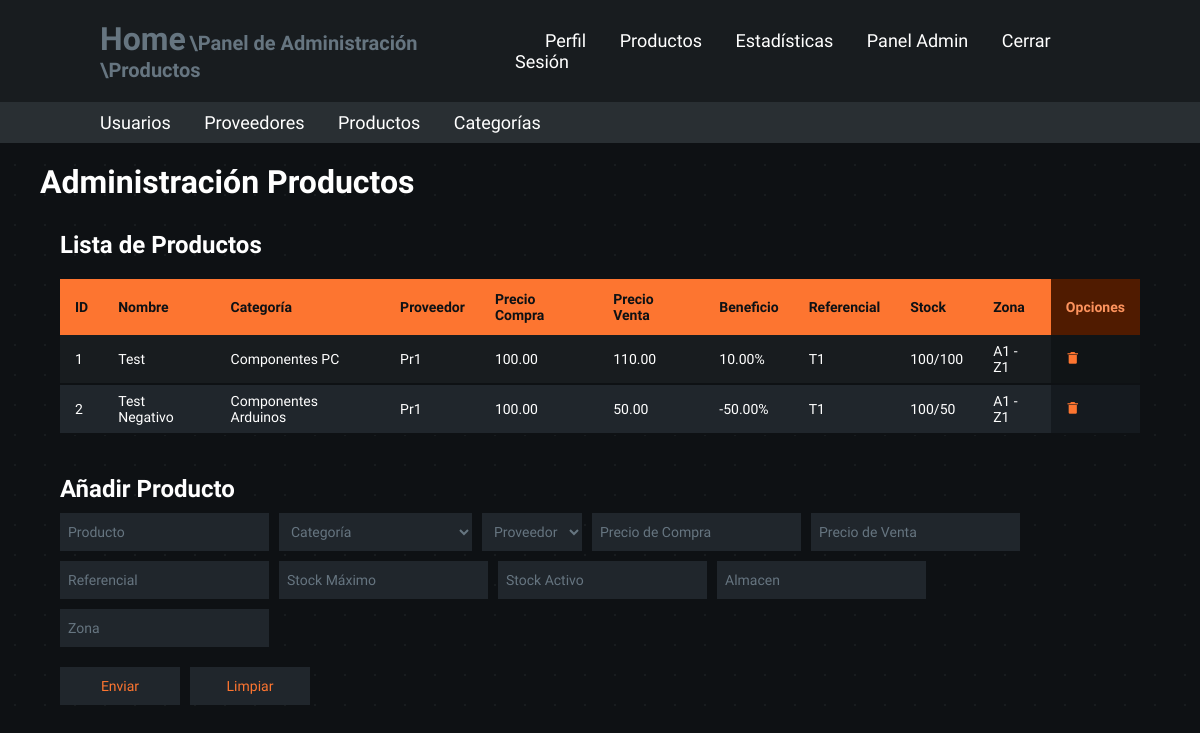
Page /admin-panel/products (signed in) on the earlier database version.
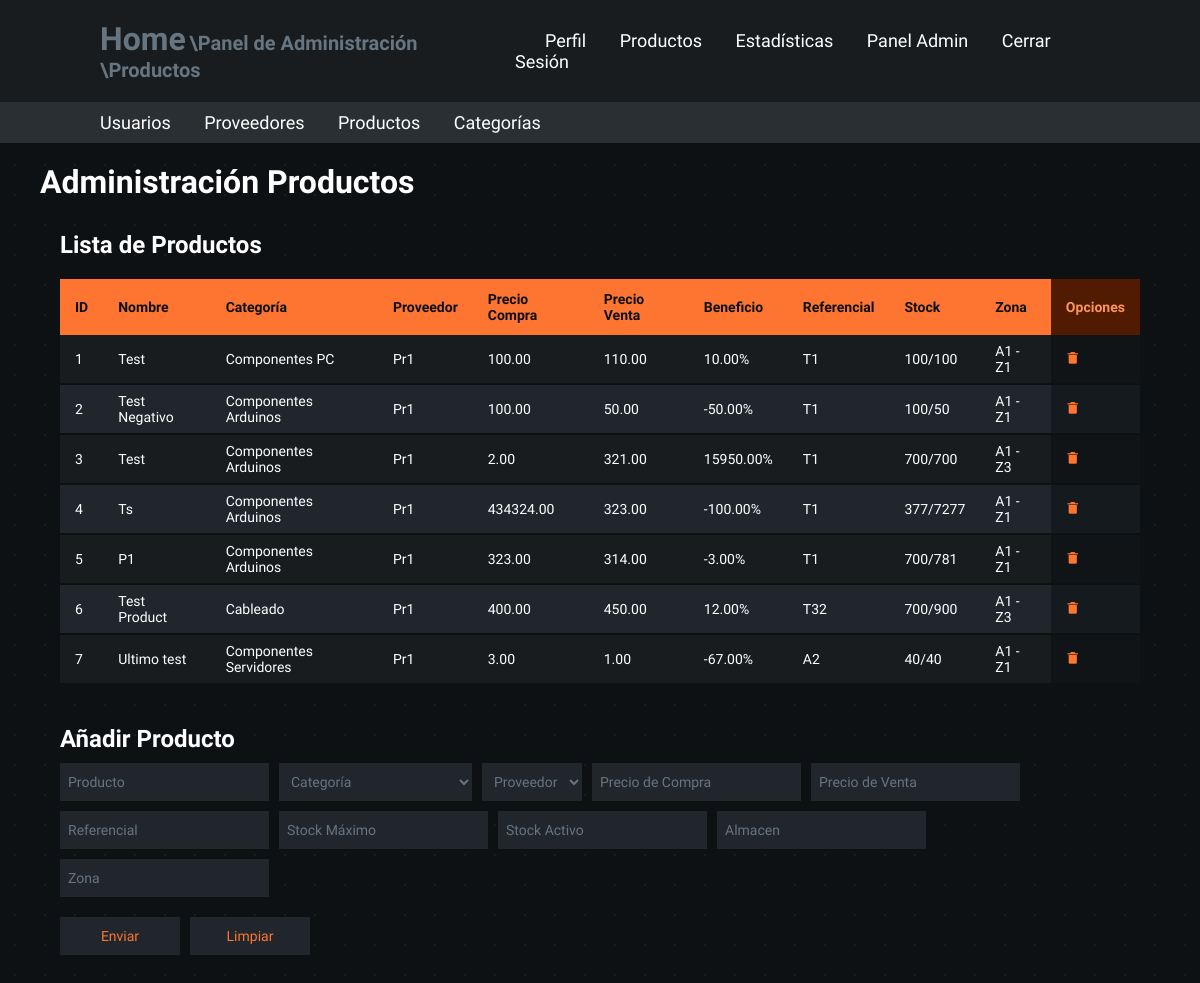
Same page on the later database version.
### models.py (models this page shows, shortened)
class Products(db.Base):
    __tablename__ = "products"
    product_id = Column(Integer, primary_key=True)
    supplier_id = Column(Integer, ForeignKey("suppliers.supplier_id"), nullable=False)
    category_id = Column(Integer, ForeignKey("categories.category_id"), nullable=False)
    product_name = Column(String(255), nullable=False, server_default="unidentified_product")
    product_price = Column(DECIMAL(255, 2), nullable=False, server_default="0.00")
    product_selling_price = Column(DECIMAL(255, 2), nullable=False, server_default="0.00")
    product_referencial = Column(String(255), nullable=False, server_default="unidentified_referencial")
    product_limit_stock = Column(Integer, nullable=False, server_default="1")
    product_active_stock = Column(Integer, nullable=False, server_default="0")
    product_warehouse = Column(String(255), nullable=False,
                               server_default="unidentified_warehouse")  # Es una ubicacion como calle o codigo.
    product_zone = Column(String(255), nullable=False, server_default="unidentified_zone")

class Categories(db.Base):
    __tablename__ = "categories"
    category_id = Column(Integer, primary_key=True)
    category_name = Column(String(255), nullable=False, server_default="unidentified_category")
    category_referencial = Column(String(255), nullable=False, server_default="unidentified_referencial")
    category_zone = Column(String(255), nullable=True, server_default="unidentified_zone")

class Suppliers(db.Base):
    __tablename__ = "suppliers"
    supplier_id = Column(Integer, primary_key=True)
    supplier_name = Column(String(255), nullable=False, server_default="unidentified_supplier")
    supplier_phone = Column(Integer, nullable=False, server_default="0000")
    supplier_commercial_address = Column(String(255), nullable=False, server_default="unidentified_comercial_address")
    supplier_country = Column(String(255), nullable=False, server_default="unidentified_country")
    supplier_nif = Column(String(255), nullable=False, server_default="unidentified_nif")
    supplier_discount = Column(Integer, nullable=False, server_default="0")
    supplier_iva = Column(Integer, nullable=False, server_default="0")

### app.py (the view)
@app.route("/admin-panel/products")
@admin_login_required
def admin_panel_products():
    registered_products = db.session.query(
        Products.product_id,
        Suppliers.supplier_name,
        Categories.category_name,
        Products.product_name,
        Products.product_price,
        Products.product_selling_price,
        Products.product_referencial,
        Products.product_limit_stock,
        Products.product_active_stock,
        Products.product_warehouse,
        Products.product_zone
    ).join(Suppliers, Products.supplier_id == Suppliers.supplier_id).join(Categories, Products.category_id == Categories.category_id)
    registered_categories = db.session.query(Categories).order_by(Categories.category_id)
    registered_suppliers = db.session.query(Suppliers).order_by(Suppliers.supplier_id)
    return render_template("admin_products.html", is_admin=session["is_admin"],
                           registered_products=registered_products,
                           registered_categories=registered_categories,
                           registered_suppliers=registered_suppliers)

### app.py (called while the page is built)
@app.before_request
def validate_session():
    if request.endpoint == 'static':
        return
    time.sleep(0.3)
    if 'user_id' in session:
        user = db.session.query(Users).filter_by(user_id=session['user_id']).first()
        if not user:
            session.clear()
            flash("Sesión Expirada", "warning")
            return redirect(url_for("login"))
        elif user.role_id != session.get('role_id'):
            session['role_id'] = user.role_id
            session['is_admin'] = user.role_id == 0

def admin_login_required(original_function):
    @wraps(original_function)
    def decorated_function(*args, **kwargs):
        redirect_url = None
        if 'user_id' not in session:
            print("Not Logged In")
            return redirect(url_for('login'))
        user = db.session.query(Users).filter_by(user_id=session['user_id']).first()
        if not user or user.role_id != 0:
            print("Insufficient Roles")
            redirect_url = url_for('home')
        if redirect_url:
            return redirect(redirect_url)
        return original_function(*args, **kwargs)
    return decorated_function

### templates/admin_products.html (shortened to what this page needs)
<!DOCTYPE html>
<html lang="es">
<head>
    <link rel="stylesheet" href="/static/variables.css">
    <link rel="stylesheet" href="/static/main.css">
    <link rel="stylesheet" href="/static/containers.css">
    <link rel="stylesheet" href="/static/navbars.css">
    <link rel="stylesheet" href="/static/tables.css">
    <link rel="stylesheet" href="/static/fonts.css">
    <link rel="stylesheet" href="/static/forms.css">
    <link href='https://unpkg.com/boxicons@2.1.4/css/boxicons.min.css' rel='stylesheet'>
</head>
<body class="general-body">
    <header class="header">
        <span>
            <a href="/" class="home">Home</a>
            <a href="/admin-panel" class="subrute"> \Panel de Administración</a>
            <a href="/admin-panel/products" class="subrute"> \Productos</a>
        </span>
        <nav class="navbar">
            <a href="/profile">Perfil</a>
            <a href="/products">Productos</a>
            <a href="/statistics">Estadísticas</a>
            {% if is_admin == True %}
                <a href="/admin-panel">Panel Admin</a>
            {% endif %}
            <a class="log-out" href="/cerrar-login">Cerrar Sesión</a>
        </nav>
    </header>
    <header class="admin-header">
        <nav class="admin-navbar">
            <a href="/admin-panel/users">Usuarios</a>
            <a href="/admin-panel/suppliers">Proveedores</a>
            <a href="/admin-panel/products">Productos</a>
            <a href="/admin-panel/categories">Categorías</a>
        </nav>
    </header>
    <section class="container-type-1">
        <h1>Administración Productos</h1>
    </section>
    <section class="container-type-1 flex-container flex-jst-sb">
        <article class="container-type-1 no-margin full-width">
            <section class="container-type-1 flex-container flex-column no-margin">
                <h2>Lista de Productos</h2>
                <section class="container-type-2 overflow">
                    <table class="table-type-1 no-table-margin table-sticky-header alternate hover">
                        <thead>
                            <tr>
                                <th class="th-title">ID</th>
                                <th class="th-title">Nombre</th>
                                <th class="th-title">Categoría</th>
                                <th class="th-title">Proveedor</th>
                                <th class="th-title">Precio Compra</th>
                                <th class="th-title">Precio Venta</th>
                                <th class="th-title">Beneficio</th>
                                <th class="th-title">Referencial</th>
                                <th class="th-title">Stock</th>
                                <th class="th-title">Zona</th>
                                <th class="th-option">Opciones</th>
                            </tr>
                        </thead>
                        <tbody>
                            {% if registered_products %}
                            {% for product in registered_products %}
                            <tr>
                                <td>{{product.product_id}}</td>
                                <td>{{product.product_name}}</td>
                                <td>{{product.category_name}}</td>
                                <td>{{product.supplier_name}}</td>
                                <td>{{product.product_price}}</td>
                                <td>{{product.product_selling_price}}</td>
                                <td>
                                    {%set beneficio = 100*((product.product_selling_price/product.product_price)-1)|round(2)%}
                                    {{beneficio}}%
                                </td>
                                <td>{{product.product_referencial}}</td>
                                <td>{{product.product_limit_stock}}/{{product.product_active_stock}}</td>
                                <td>{{product.product_warehouse}} - {{product.product_zone}}</td>
                                <td class="td-option">
                                    <form action="/admin-panel/products/delete-product/{{ product.product_id }}" method="POST" class="option-subform">
                                        <button type="submit">
                                            <i class='bx bxs-trash-alt'></i>
                                        </button>
                                    </form>
                                </td>
                            </tr>
                            {% endfor %}
                            {% endif %}
                        </tbody>
                    </table>
                </section>
            </section>
        </article>
    </section>
    <section class="container-type-1 flex-container">
        <article class="no-margin">
            <h2>Añadir Producto</h2>
            <form action="/admin-panel/products/add-product" method="POST" class="table-form-type-1">
                <fieldset class="flex-container">
                    <section>
                        <input type="text" id="name_input" placeholder="Producto" name="txtProductName" required autocomplete="off">
                    </section>
                    <section>
                        <select id="category_id" name="txtCategoryId" required>
                            <option value="" disabled selected hidden>Categoría</option>
                        </select>
                    </section>
                    <section>
                        <select id="supplier_id" name="txtSupplierId" required>
                            <option value="" disabled selected hidden>Proveedor</option>
                        </select>
                    </section>
                    <section>
                        <input type="number" id="price_input" placeholder="Precio de Compra" name="txtProductPrice" required autocomplete="off" min="0" step="any">
                    </section>
                    <section>
                        <input type="number" id="selling_price_input" placeholder="Precio de Venta" name="txtProductSellingPrice" required autocomplete="off" min="0" step="any">
                    </section>
                    <section>
                        <input type="text" id="referencial_input" placeholder="Referencial" name="txtProductReferencial" required autocomplete="off">
                    </section>
                    <section>
                        <input type="number" id="limit_stock_input" placeholder="Stock Máximo" name="txtProductLimitStock" required autocomplete="off" min="1" step="0">
                    </section>
                    <section>
                        <input type="number" id="active_stock_input" placeholder="Stock Activo" name="txtProductActiveStock" required autocomplete="off" min="1" step="0">
                    </section>
                    <section>
                        <input type="text" id="warehouse_input" placeholder="Almacen" name="txtProductWarehouse" required autocomplete="off">
                    </section>
                    <section>
                        <input type="text" id="zone_input" placeholder="Zona" name="txtProductZone" required autocomplete="off">
                    </section>
                </fieldset>
                <fieldset>
                    <section class="flex-container">
                        <section>
                            <button type="submit">Enviar</button>
                        </section>
                        <section>
                            <button type="reset">Limpiar</button>
                        </section>
                    </section>
                </fieldset>
                <fieldset>
                    <section id="error-message" class="general-form-message error">
                    </section>
                    <section id="success-message" class="general-form-message success">
                    </section>
                </fieldset>
            </form>
        </article>
    </section>
</body>
</html>

### static/variables.css (style rules this page uses)
:root { --background-gray: #0e1114; --background-details: #181c1f; --unregistered-background-details: rgba(255, 255, 255, 0.05); --t04-gray: rgba(255, 255, 255, 0.4); --t02-gray: rgba(255, 255, 255, 0.2); --t1-white: rgba(255, 255, 255, 1); --error-red: rgb(239 68 68); --success-green: rgb(122, 239, 68); --warning-yellow: rgb(236, 218, 52); --delete-red: rgb(197, 17, 17); --delete-red-c: rgb(235, 38, 38); --light-gray: #b3b3b3; --main-gray: #181c1f; --main-gray-c: #292f33; --bgray-1: #181c1f; --bgray-1-c: #101416; --bgray-2: #20262c; --bgray-2-c: #151a1f; --bgray-3: #0e1114; --bgray-4: #3a454d; --bgray-5: #667580; --main-orange: #fd7530; --pale-orange: #fd935d; --dark-orange: #501b00; --main-green: #30fd30; --pale-green: #3dff57; --dark-green: #005004; --main-blue: #4632fc; --pale-blue: #5c51ff; --dark-blue: #0c0050; --main-magenta: #eb28fd; --pale-magenta: #ff51f6; --dark-magenta: #470050; --highlight-red: rgb(239 68 68); }

### static/main.css (style rules this page uses)
* { margin: 0; padding: 0; box-sizing: border-box; font-family: "Lexend", Arial, Helvetica, sans-serif; color: var(--t1-white); }
body { min-height: 100dvh; background-color: var(--background-gray); }
.general-body { background-size: 30px 30px; background-image: radial-gradient(circle, var(--background-details) 1px, var(--background-gray) 1px); }
header { top: 0; left: 0; width: 100%; padding: 20px 100px; margin: 0; }
.header { background: var(--main-gray); display: flex; justify-content: space-between; align-items: center; z-index: 100; }
.admin-header { background: var(--main-gray-c); display: flex; justify-content: space-between; align-items: center; z-index: 100; padding: 10px 100px; }

### static/containers.css (style rules this page uses)
.container-type-1 { margin: 20px 40px; max-height: 500px; }
.container-type-2 { margin: 10px 20px; max-height: 500px; }
.overflow { flex: 1 1 auto; overflow-y: auto; width: fit-content; scrollbar-color: var(--main-orange) transparent; scroll-behavior: smooth; }
.no-margin { margin: 0; }
.full-width { width: 100%; }
.flex-container { display: flex; }
.flex-column { flex-direction: column; }
.flex-jst-sb { justify-content: space-between; }

### static/navbars.css (style rules this page uses)
.navbar a { position: relative; font-size: 18px; color: var(--t1-white); font-weight: 500; text-decoration: none; margin-left: 30px; transition: .3s; }
.admin-navbar a { position: relative; font-size: 18px; color: var(--t1-white); font-weight: 500; text-decoration: none; margin-right: 30px; transition: .3s; }
.home { color: var(--bgray-5); font-size: 32px; text-decoration: none; font-weight: 700; transition: .3s; }
.subrute { color: var(--bgray-5); font-size: 20px; text-decoration: none; font-weight: 700; transition: .3s; }

### static/tables.css (style rules this page uses)
.table-type-1 { margin: 10px 20px; border-collapse: collapse; width: 100%; min-width: 670px; position: relative; }
.table-type-1 thead tr .th-title { background-color: var(--main-orange); text-align: left; color: var(--bgray-3); font-weight: 700; }
.table-type-1 thead tr .th-option { background-color: var(--dark-orange); text-align: left; color: var(--pale-orange); font-weight: 700; }
.table-type-1 tbody tr { background-color: var(--bgray-1); border-bottom: 2px solid var(--bgray-3); }
.table-type-1.alternate tbody tr:nth-of-type(even) { background-color: var(--bgray-2); }
.table-type-1 tbody tr .td-option { background-color: var(--bgray-1-c); border-bottom: 2px solid var(--bgray-3); transition: 0.2s; }
.table-type-1.alternate tbody tr:nth-of-type(even) .td-option { background-color: var(--bgray-2-c); }
.table-type-1 tbody td { padding: 8px 15px; transition: 0.2s; }
.table-type-1 thead th { padding: 12px 15px; }
.table-sticky-header th { position: sticky; top: 0; }
.no-table-margin { margin: 0; }

Differences in the rows shown:
added Products: product_id "3", product_name "Test", category_name "Componentes Arduinos", supplier_name "Pr1", product_price "2.00", product_selling_price "321.00", beneficio "15950.00", product_referencial "T1", product_limit_stock "700", product_active_stock "700", product_warehouse "A1", product_zone "Z3"
added Products: product_id "4", product_name "Ts", category_name "Componentes Arduinos", supplier_name "Pr1", product_price "434324.00", product_selling_price "323.00", beneficio "-100.00", product_referencial "T1", product_limit_stock "377", product_active_stock "7277", product_warehouse "A1", product_zone "Z1"
added Products: product_id "5", product_name "P1", category_name "Componentes Arduinos", supplier_name "Pr1", product_price "323.00", product_selling_price "314.00", beneficio "-3.00", product_referencial "T1", product_limit_stock "700", product_active_stock "781", product_warehouse "A1", product_zone "Z1"
added Products: product_id "6", product_name "Test Product", category_name "Cableado", supplier_name "Pr1", product_price "400.00", product_selling_price "450.00", beneficio "12.00", product_referencial "T32", product_limit_stock "700", product_active_stock "900", product_warehouse "A1", product_zone "Z3"
added Products: product_id "7", product_name "Ultimo test", category_name "Componentes Servidores", supplier_name "Pr1", product_price "3.00", product_selling_price "1.00", beneficio "-67.00", product_referencial "A2", product_limit_stock "40", product_active_stock "40", product_warehouse "A1", product_zone "Z1"
